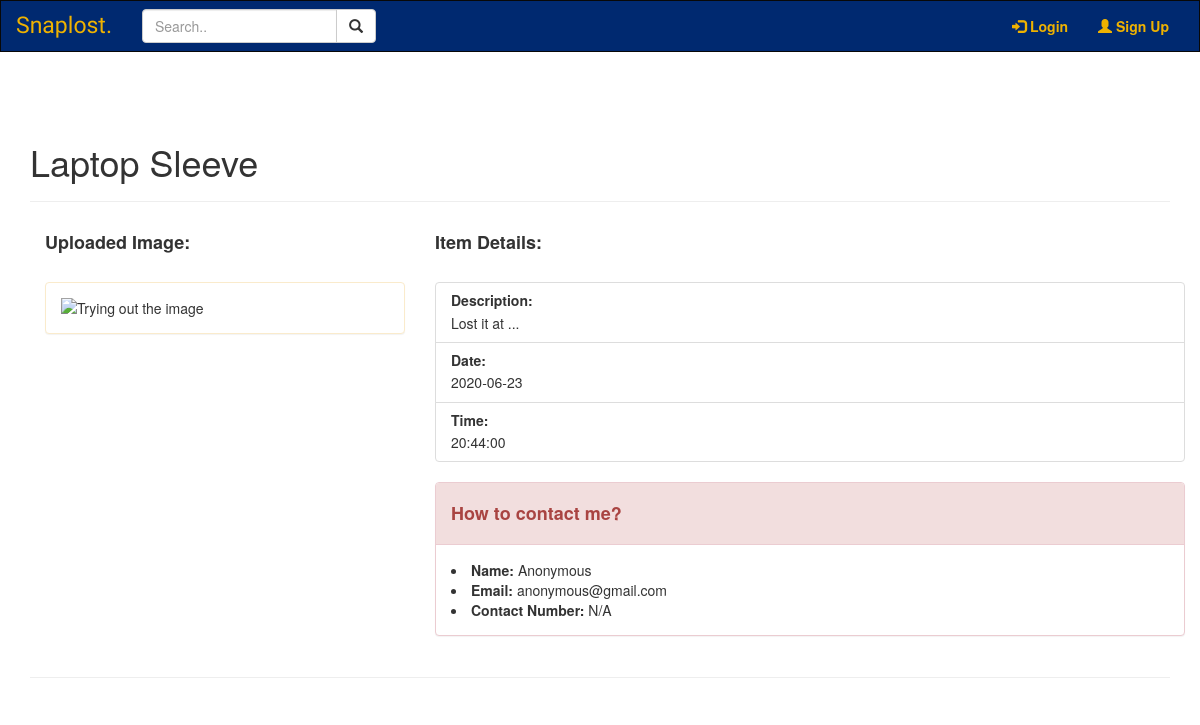
/1, run on an earlier commit of the app's database.
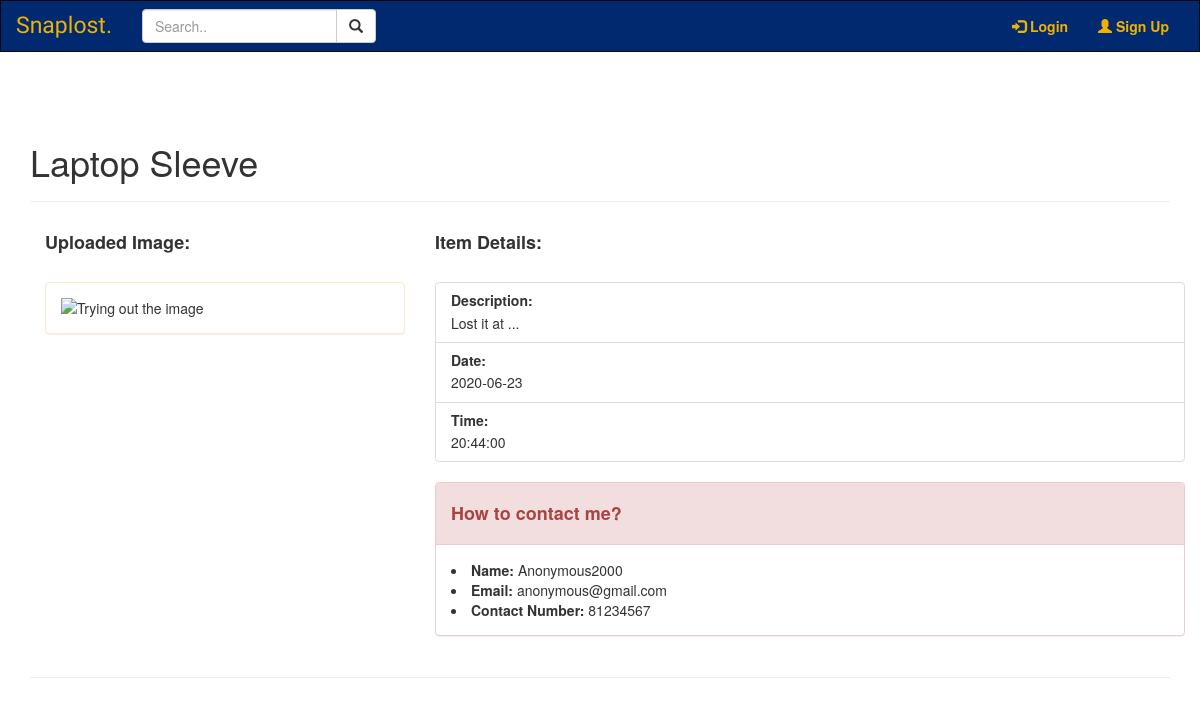
And on a later commit of the database.
### models.py (models this page shows)
class User(UserMixin, db.Model):
    __tablename__ = "user"
    __table_args__ = {'extend_existing': True}
    id = db.Column(db.Integer, primary_key=True)
    email = db.Column(db.String(100), unique=True)
    password = db.Column(db.String(100))
    name = db.Column(db.String(1000), unique=True)
    listing = db.relationship('Item', backref='lister', cascade='all, delete-orphan', lazy='dynamic')

class Item(UserMixin, db.Model):
    __tablename__ = "item"
    __table_args__ = {'extend_existing': True}
    id = db.Column(db.Integer, primary_key=True)
    category = db.Column(db.String(100), nullable=False)
    item = db.Column(db.String(100), nullable=False)
    description = db.Column(db.String(1000), nullable=False)
    occurdate = db.Column(db.Date)
    time = db.Column(db.Time)
    number = db.Column(db.String(100))
    photo = db.Column(db.String(100))
    user_id = db.Column(db.Integer, db.ForeignKey('user.id'))

### item.py (the view)
@item.route('/<int:listing_id>')
def listing(listing_id):
    listing = Item.query.filter_by(id=listing_id).first()
    return render_template('listing.html', listing=listing)

### templates/listing.html (shortened to what this page needs)
{% extends 'base.html' %}
{% block content %}
<div class='page-header'>
    <h1> {% block title %} {{ listing.item }} {% endblock %} </h1>
</div>
<div class='container'>
    <div class='row'>
        <div class='col-sm-4'>
            <h4><b> Uploaded Image: </b></h4>
            <br>
            <div class="panel panel-warning">
                <div class='panel-body'>
                    <img class='img-responsive' style="width:100%" src="https://upload.wikimedia.org/wikipedia/commons/e/e0/Long_March_2D_launching_VRSS-1.jpg" alt="Trying out the image">
                </div>
            </div>
        </div>
        <div class='col-sm-8'>
            <div class='row'>
                <div class='col-sm-12'>
                    <h4> <b> Item Details: </b> </h4>
                    <br>
                    <div class="list-group">
                        <div class="list-group-item">
                            <h5 class="list-group-item-heading"> <b> Description: </b> </h5>
                            <p class="list-group-item-text">{{ listing.description }}</p>
                        </div>
                        <div class="list-group-item">
                            <h5 class="list-group-item-heading"><b> Date: </b> </h5>
                            <p class="list-group-item-text"> {{ listing.occurdate }}</p>
                        </div>
                        <div class="list-group-item">
                            <h5 class="list-group-item-heading"><b> Time: </b> </h5>
                            <p class="list-group-item-text">{{ listing.time }}</p>
                        </div>
                    </div>
                </div>
            </div>
            <div class='row'>
                <div class='col-sm-12'>
                    <div class="panel panel-danger">
                        <div class="panel-heading"><h4><b> How to contact me? </b></h4></div>
                        <div class="panel-body">
                            <li> <b> Name: </b> {{ listing.lister.name }} </li>
                            <li> <b> Email: </b> {{ listing.lister.email }} </li>
                            <li> <b> Contact Number: </b>
                                {% if listing.number %}
                                    {{ listing.number }}
                                {% else %}
                                    N/A
                                {% endif %}
                            </li>
                        </div>
                    </div>
                </div>
            </div>
            <div class='row'>
                <div class='col-sm-11'>
                </div>
                <div class='col-sm-1'>
                </div>
            </div>
        </div>
    </div>
</div>
<hr>
{% endblock %}

What changed in the data, as far as the page shows it:
changed Item "Laptop Sleeve": number (not shown) → "81234567"
changed User "anonymous@gmail.com": lister.name "Anonymous" → "Anonymous2000"
Also different on the page:
text no longer shown: "N/A"
